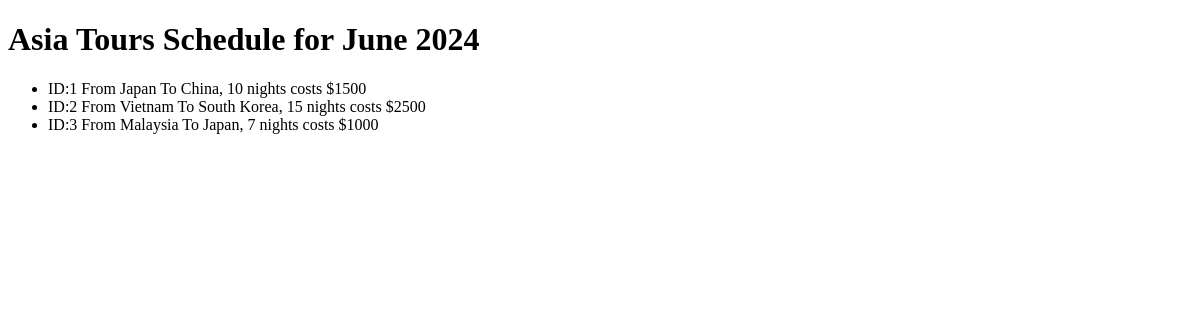
Before: / with the older database file.
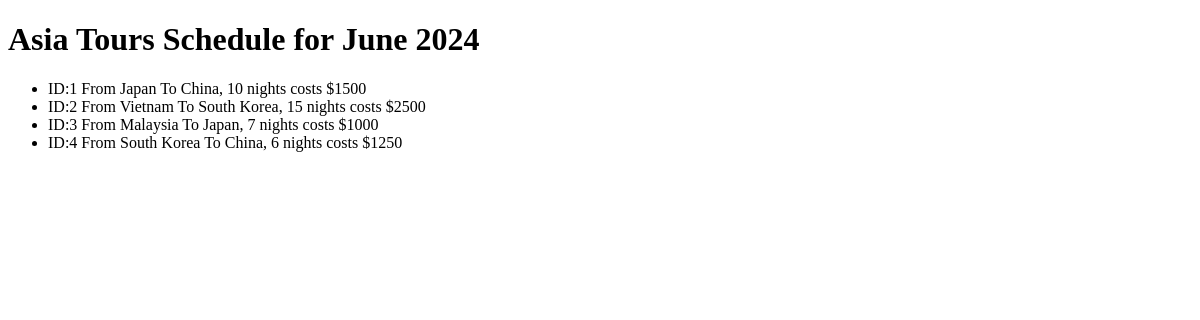
After: the same page with the newer database file.
### myapp/models.py (models this page shows)
class Tour(models.Model):
    origin_country = models.CharField(max_length=64)
    destination_country = models.CharField(max_length=64)
    number_of_nights = models.IntegerField()
    price = models.IntegerField()
    def __str__(self):
        return (f"ID:{self.id} From {self.origin_country} To {self.destination_country}, {self.number_of_nights} nights costs ${self.price}")

### myapp/views.py (the view)
# urls.py: path("", views.index),
def index(request):
    tours = Tour.objects.all()
    context = {
        'tours': tours
    }
    return render(request, 'tours/index.html', context)

### myapp/templates/tours/index.html (shortened to what this page needs)
<!DOCTYPE html>
<html>
<head>
</head>
<body>
    <h1>Asia Tours Schedule for June 2024</h1>
    <ul>
        {% for tour in tours %}
            <li>
                {{ tour }}
            </li>
        {% endfor %}
    </ul>
</html>

Changed rows visible on the page:
added Tour: id+origin_country+destination_country "ID:4 From South Korea To China, 6 nights costs $1250"
